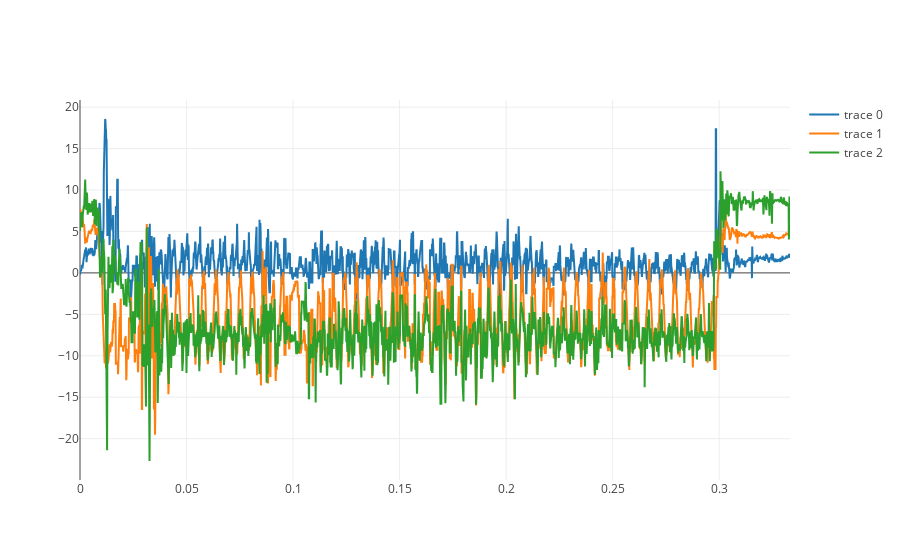

Notebook cell for this chart:
### Markdown cell above
To samo co wyżej, tylko w tym oknie mamy możliwość wyświetlania wybranych sygnałów oraz powiększania wykresu

### Code cell
iplot(data)

### Figure 1 — Plotly figure (JSON) as saved in the notebook; plotly's stock layout.template omitted (floating-point values rounded to 4 significant figures; data arrays with more than 128 entries replaced by an {"elided": "..."} marker saying what was removed)
{"data": [{"type": "scatter", "x": {"elided": "7785 float values"}, "y": {"elided": "2595 float values"}}, {"type": "scatter", "x": {"elided": "7785 float values"}, "y": {"elided": "2595 float values"}}, {"type": "scatter", "x": {"elided": "7785 float values"}, "y": {"elided": "2595 float values"}}], "layout": {}}
